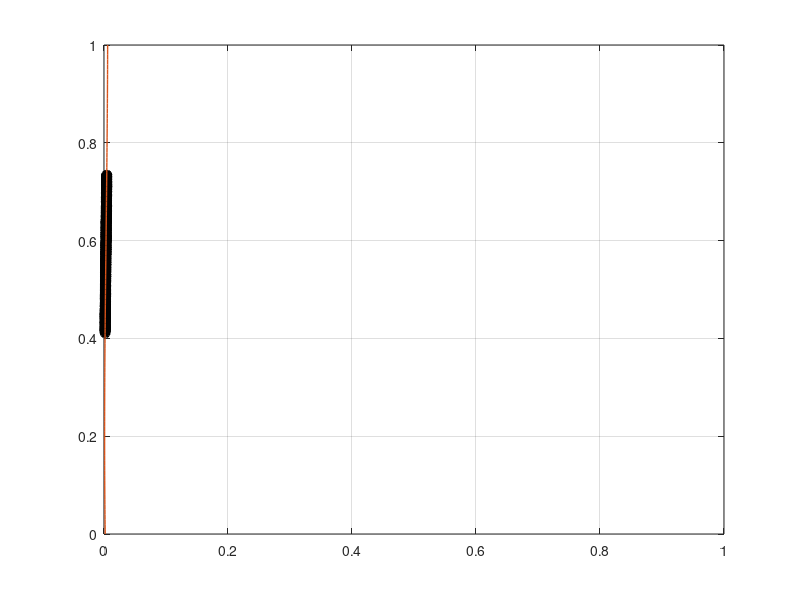

This chart was generated by the following MATLAB code:
function p = ps_bp7()
Ia=[0.411232,0.416660,0.414286,0.415645,0.418330,0.416268,0.419094,0.417102,0.420027,0.417670,0.421639,0.420798,0.425712,0.423169,0.423900,0.424297,0.422321,0.424414,0.425218,0.427793,0.425484,0.430626,0.431122,0.431209,0.431397,0.433161,0.433120,0.431319,0.434131,0.435906,0.438116,0.436429,0.437041,0.438250,0.438700,0.444044,0.438900,0.439353,0.443851,0.441517,0.444163,0.441896,0.443459,0.445836,0.443347,0.447024,0.448209,0.448076,0.449625,0.449609,0.451440,0.447676,0.451933,0.450070,0.450827,0.453539,0.452614,0.454216,0.455636,0.458926,0.457181,0.459379,0.457847,0.460721,0.461484,0.460489,0.459691,0.463358,0.466035,0.467348,0.463098,0.466116,0.469438,0.466494,0.471856,0.468747,0.471025,0.470089,0.473157,0.474361,0.472054,0.473164,0.475527,0.475058,0.476338,0.477818,0.477517,0.480750,0.479898,0.482210,0.481065,0.479136,0.481605,0.481886,0.484278,0.484148,0.486729,0.487153,0.486201,0.488380,0.490719,0.489593,0.490551,0.490207,0.493355,0.492759,0.494888,0.492611,0.496393,0.494403,0.493591,0.497226,0.496521,0.498577,0.499083,0.501569,0.503107,0.501968,0.501325,0.504166,0.504654,0.507415,0.504847,0.507569,0.508622,0.510421,0.507145,0.511115,0.508647,0.509843,0.513501,0.511118,0.514313,0.516080,0.513600,0.516500,0.517487,0.517936,0.518267,0.518022,0.518546,0.520785,0.521417,0.521659,0.522711,0.524746,0.525760,0.527334,0.529674,0.525705,0.528645,0.528699,0.530576,0.528448,0.532724,0.532457,0.531212,0.535301,0.535527,0.539743,0.534711,0.535607,0.536838,0.537608,0.540843,0.541331,0.540487,0.538993,0.542144,0.544606,0.541189,0.546971,0.545312,0.546438,0.546346,0.549532,0.547845,0.548732,0.552230,0.550224,0.550626,0.553011,0.553305,0.555137,0.553648,0.559317,0.554895,0.558587,0.557754,0.558227,0.559963,0.561577,0.564898,0.561257,0.562047,0.565012,0.566027,0.569249,0.563961,0.564390,0.572043,0.569862,0.572879,0.569632,0.572333,0.573277,0.576604,0.574188,0.574185,0.575188,0.579750,0.576317,0.579092,0.580075,0.580806,0.579156,0.583436,0.586842,0.583900,0.584130,0.582834,0.587305,0.589436,0.588239,0.586893,0.587896,0.591355,0.590967,0.593724,0.592665,0.594794,0.592693,0.597205,0.596866,0.597780,0.597449,0.599136,0.601387,0.601298,0.601985,0.600661,0.603695,0.604839,0.606935,0.607011,0.606884,0.607867,0.606787,0.608582,0.606301,0.610174,0.610443,0.612707,0.611716,0.614444,0.614225,0.612295,0.616316,0.615175,0.618965,0.618815,0.618350,0.618955,0.620877,0.621909,0.622271,0.623254,0.623767,0.624613,0.625915,0.627046,0.628155,0.628965,0.629429,0.627399,0.632706,0.631489,0.635725,0.633713,0.634521,0.636288,0.638285,0.637003,0.637284,0.638797,0.640738,0.640286,0.641022,0.643373,0.642728,0.642103,0.643988,0.645197,0.645626,0.647495,0.648050,0.649679,0.649289,0.650552,0.650622,0.654086,0.652415,0.653959,0.655913,0.654730,0.654420,0.656165,0.655994,0.658902,0.661682,0.659822,0.661060,0.661196,0.662501,0.665355,0.664204,0.666022,0.669259,0.666081,0.667615,0.667666,0.668424,0.671750,0.670575,0.671941,0.670939,0.671103,0.671548,0.674789,0.677065,0.676982,0.674113,0.681847,0.681735,0.679081,0.680991,0.682574,0.682051,0.684197,0.683905,0.686772,0.684758,0.687488,0.689156,0.685169,0.690609,0.687427,0.691082,0.694282,0.693622,0.692695,0.694559,0.697187,0.695195,0.695403,0.696049,0.697793,0.698693,0.699581,0.702519,0.702586,0.704298,0.703035,0.703223,0.705411,0.706477,0.706692,0.708951,0.709201,0.712004,0.710218,0.708951,0.713764,0.711529,0.712672,0.713877,0.715128,0.716022,0.716895,0.718552,0.716211,0.717279,0.717205,0.720395,0.720304,0.720695,0.719543,0.723962,0.722990,0.722986,0.727913,0.725920,0.727670,0.730177,0.730627,0.730965,0.728909,0.733270,0.733588,0.733205,];
Ie=[0.001890,0.001901,0.001478,0.001849,0.001718,0.001850,0.001802,0.001640,0.001829,0.001967,0.001891,0.001951,0.001768,0.001803,0.001918,0.002000,0.001760,0.001809,0.001986,0.002052,0.002089,0.001920,0.001631,0.001659,0.001482,0.002092,0.001782,0.002019,0.002143,0.002134,0.001970,0.001862,0.002012,0.001744,0.002060,0.001817,0.001814,0.002125,0.002168,0.001720,0.002341,0.001720,0.001894,0.001814,0.001947,0.001883,0.002202,0.001858,0.001874,0.001778,0.001979,0.001545,0.002277,0.001755,0.002150,0.002020,0.002098,0.001630,0.002101,0.001959,0.001992,0.002115,0.001858,0.002232,0.002167,0.002212,0.001815,0.002098,0.002053,0.001927,0.002294,0.001814,0.002139,0.002258,0.002208,0.002297,0.002180,0.002438,0.002107,0.002390,0.002033,0.002270,0.002511,0.002599,0.002147,0.002190,0.002200,0.002048,0.002052,0.002176,0.002430,0.002494,0.002288,0.002144,0.002267,0.002135,0.002072,0.002787,0.002379,0.002012,0.002715,0.002650,0.002271,0.002739,0.002281,0.002421,0.002589,0.002500,0.002412,0.002448,0.002101,0.002256,0.002488,0.002170,0.002771,0.002563,0.002352,0.002517,0.002264,0.002288,0.002263,0.002544,0.002592,0.002743,0.002573,0.002416,0.002257,0.002341,0.002567,0.002721,0.002547,0.002288,0.002565,0.002304,0.002449,0.002868,0.002732,0.002383,0.002711,0.002492,0.002856,0.002595,0.002368,0.002588,0.002536,0.003099,0.002659,0.002633,0.002918,0.002372,0.002985,0.002320,0.002483,0.002627,0.002815,0.002923,0.002452,0.002746,0.002342,0.002930,0.002755,0.002824,0.002647,0.002810,0.002478,0.002754,0.002569,0.002879,0.002614,0.002813,0.002957,0.002905,0.002655,0.003040,0.002863,0.002780,0.002477,0.002703,0.002767,0.002853,0.002541,0.003117,0.002970,0.002566,0.003190,0.003007,0.002694,0.002730,0.002956,0.002981,0.002593,0.002909,0.002935,0.002807,0.002893,0.002622,0.002772,0.003040,0.003096,0.003085,0.003148,0.002982,0.002841,0.002990,0.003017,0.003354,0.002986,0.003278,0.002756,0.002847,0.002954,0.002966,0.003170,0.003160,0.003432,0.003221,0.003181,0.003184,0.003122,0.003221,0.003229,0.002942,0.003141,0.003207,0.003533,0.002815,0.003077,0.003112,0.003318,0.003031,0.002917,0.003145,0.003142,0.003133,0.003232,0.003357,0.003396,0.003625,0.003442,0.003574,0.003325,0.003621,0.003229,0.003225,0.003414,0.003247,0.003322,0.003600,0.003658,0.003228,0.003083,0.003577,0.003321,0.003502,0.003083,0.003256,0.003298,0.003406,0.003252,0.003338,0.003325,0.003415,0.003539,0.003445,0.003693,0.003494,0.003315,0.003419,0.003351,0.003180,0.003403,0.003297,0.003337,0.003346,0.003577,0.003579,0.003515,0.003085,0.003597,0.003465,0.003338,0.003314,0.003397,0.003802,0.003633,0.003708,0.003054,0.003971,0.003720,0.003693,0.003857,0.003629,0.003682,0.003488,0.003618,0.003793,0.003608,0.003690,0.003423,0.003680,0.003906,0.003832,0.003799,0.003779,0.004010,0.003919,0.003825,0.003775,0.003479,0.003908,0.004304,0.003805,0.003662,0.003698,0.003978,0.003720,0.003691,0.003685,0.003833,0.003837,0.003713,0.003943,0.003968,0.003908,0.003908,0.004414,0.003713,0.004243,0.004066,0.004065,0.003958,0.004061,0.003600,0.004246,0.003763,0.004014,0.004012,0.004202,0.003987,0.003829,0.004059,0.004003,0.004025,0.003777,0.004074,0.004232,0.003740,0.004247,0.004266,0.004224,0.004359,0.004110,0.003897,0.004067,0.004025,0.004014,0.003927,0.004402,0.004255,0.004521,0.004084,0.004202,0.004140,0.004021,0.004242,0.004122,0.004303,0.004273,0.004428,0.004047,0.004236,0.004576,0.004000,0.004464,0.004353,0.004521,0.004232,0.004151,0.003946,0.004188,0.004494,0.004245,0.004169,0.004241,0.004459,0.004057,0.004394,0.004280,0.004540,0.004316,0.004262,0.004179,0.004204,0.004362,0.004250,0.004200,0.004374,0.004281,0.004387,0.004628,];
p=polyfit(Ia,Ie,3);
xi = 0:0.01:1;
yi = polyval(p,xi);
plot(Ie, Ia,'o','LineWidth',2,'Color',[0 0 0]);
hold on;
plot(yi,xi,'LineWidth',1);
axis([0,1,0,1]);
grid on;
hold off;